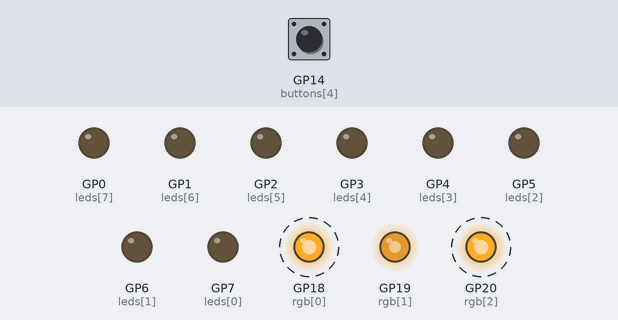
The program below on a simulated Raspberry Pi Pico running MicroPython. Shown: output pins drawn as LEDs (lit = HIGH). Dashed ring = blinking. The inputs (shaded band) are chosen by the test bench; at power-on: GP14 (buttons[4]) HIGH.

Above: at 0.25 s.
At 1.25 s:
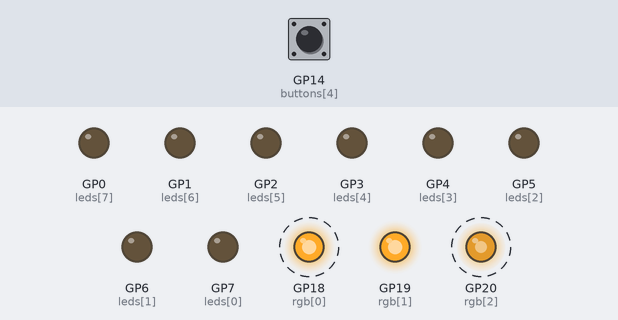
1.3 s: GP14 (buttons[4]) pulled LOW for 3.2 s
At 1.8 s:
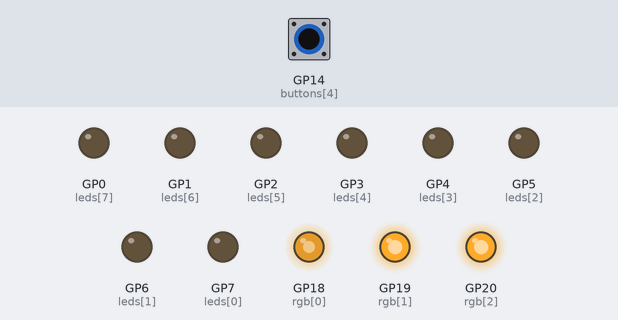
Timing chart, 0 to 12.3 s (numbered marks = the images above; inputs shaded):
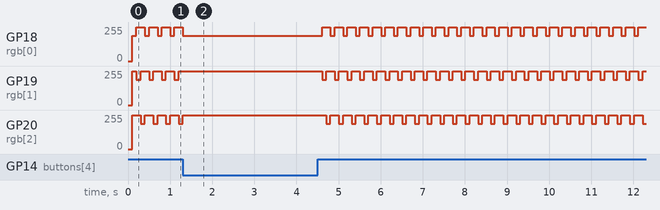

Measured:
- by itself, GP18 (rgb[0]): repeats every 0.30 s: 255/255 0.20 s, 191/255 0.10 s
- by itself, GP20 (rgb[2]): repeats every 0.30 s: 191/255 0.10 s, 255/255 0.20 s

The program:

disco.py
```python
from machine import Pin, ADC, PWM
import utime

def binary_display(led_list: list, number_to_display: int):
    '''
    Displays a number in binary using the line of onboard LEDs located above the line of buttons.

    Args:
        led_list: 8 element list representing the 8 onboard LEDs labelled respectively 1, 2, 4, 8, 16, 32, 64, & 128
        number_to_display: the number to display in binary on the onboard LEDs
    '''
    __binary_display_recur(led_list, number_to_display, 0)

def __binary_display_recur(led_list: list, number_to_display: int, its: int):
    '''
    DO NOT TOUCH THIS FUNCTION
    Recursive function for displaying binary on the onboard LEDs.
    Use the wrapper function Binary_display.
    '''
    #clear
    for x in range(8):
        led_list[x].off()
    if number_to_display >= 1:
        __binary_display_recur(led_list, number_to_display // 2, its + 1)
    if number_to_display % 2 == 1:
        led_list[7 - its].on()
    else:
        led_list[7 - its].off()

def RGB_display(rgb_list: list, rgb_tuple: tuple):
    '''
    Displays a color on the onboard RGB LED, located on the left-hand edge

    Args:
        rgb_list: list of objects representing the red, green, & blue pins
        rgb_tuple: tuple of floats in interval [0, 1], representing the intensities of red, green, & blue components
    '''
    for idx in range(3):
        # We subtract from 1 because the RGB LED is common-anode
        rgb_list[idx].duty_u16(int((1 - rgb_tuple[idx]) * 65535))

leds = [7, 6, 5, 4, 3, 2, 1, 0]
for x in range(len(leds)):
    leds[x] = Pin(leds[x], Pin.OUT)

rgb = [18, 19, 20]
for x in range(len(rgb)):
    rgb[x] = PWM(Pin(rgb[x]))
    rgb[x].freq(1000)

buttons = [10, 11, 12, 13, 14]
for x in range(len(buttons)):
    buttons[x] = Pin(buttons[x], Pin.IN, Pin.PULL_UP)

while True:
    for k in range(3):
        utime.sleep(0.1)
        if k == 0:
            RGB_display(rgb, [0.25, 0, 0])
        elif k == 1:
            RGB_display(rgb, [0, 0.25, 0])
        else:
            RGB_display(rgb, [0, 0, 0.25])

        if not buttons[4].value():
            break
```
